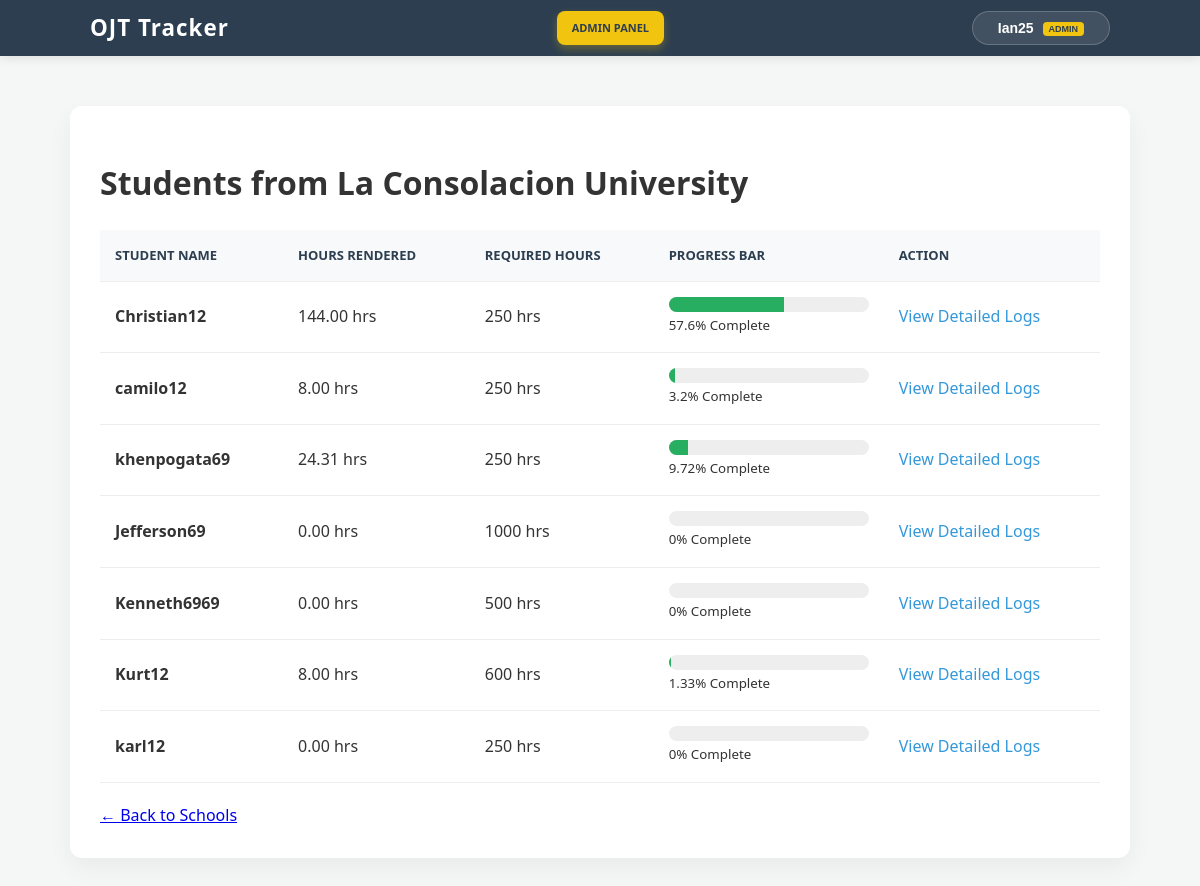
The app's page /OjtTracker/view_school_students.php?school=La Consolacion University (signed in) with its own data.
### tables this page shows
CREATE TABLE `users` (
  `id` int(11) NOT NULL,
  `username` varchar(50) NOT NULL,
  `full_name` varchar(255) DEFAULT NULL,
  `school` varchar(255) DEFAULT NULL,
  `password` varchar(255) NOT NULL,
  `total_required` int(11) DEFAULT 600,
  `security_question` varchar(255) DEFAULT NULL,
  `security_answer` varchar(255) DEFAULT NULL,
  `role` enum('user','admin') DEFAULT 'user'
);

### OjtTracker/view_school_students.php (the view, shortened to what this page needs)
<?php
include 'includes/database.php';
$school_name = isset($_GET['school']) ? mysqli_real_escape_string($conn, $_GET['school']) : '';
$query = "SELECT users.id, users.username, users.total_required,
          IFNULL(SUM(logs.hours_rendered), 0) as total_rendered
          FROM users
          LEFT JOIN logs ON users.id = logs.user_id
          WHERE users.school = '$school_name' AND users.role = 'user'
          GROUP BY users.id";
$result = mysqli_query($conn, $query);
?>
<!DOCTYPE html>
<html>
<head>
    <link rel="stylesheet" href="assets/css/style.css">
</head>
<body>
    <?php include 'includes/navbar.php'; ?>
    <div class="container">
        <h1>Students from <?php echo htmlspecialchars($school_name); ?></h1>
        <table>
            <thead>
                <tr>
                    <th>Student Name</th>
                    <th>Hours Rendered</th>
                    <th>Required Hours</th>
                    <th>Progress Bar</th>
                    <th>Action</th>
                </tr>
            </thead>
            <tbody>
                <?php while($row = mysqli_fetch_assoc($result)):
                    $percent = ($row['total_required'] > 0) ? ($row['total_rendered'] / $row['total_required']) * 100 : 0;
                    $percent = min(100, round($percent, 2));
                ?>
                <tr>
                    <td style="font-weight: bold;"><?php echo htmlspecialchars($row['username']); ?></td>
                    <td><?php echo number_format($row['total_rendered'], 2); ?> hrs</td>
                    <td><?php echo $row['total_required']; ?> hrs</td>
                    <td style="width: 200px;">
                        <div style="background: #eee; border-radius: 10px; overflow: hidden; height: 15px;">
                            <div style="width: <?php echo $percent; ?>%; background: #27ae60; height: 100%;"></div>
                        </div>
                        <small><?php echo $percent; ?>% Complete</small>
                    </td>
                    <td>
                        <a href="admin_daily_logs.php?user_id=<?php echo $row['id']; ?>" style="color: #3498db; text-decoration: none;">View Detailed Logs</a>
                    </td>
                </tr>
                <?php endwhile; ?>
            </tbody>
        </table>
        <div style="margin-top: 20px;">
            <a href="manage_schools.php">← Back to Schools</a>
        </div>
    </div>
</body>
</html>

### OjtTracker/assets/css/style.css (style rules this page uses)
body { font-family: 'Segoe UI', Tahoma, Geneva, Verdana, sans-serif; background: #f4f7f6; color: #333; line-height: 1.6; margin: 0; }
.container { width: 85%; max-width: 1000px; margin: 50px auto; background: white; padding: 30px; border-radius: 12px; box-shadow: 0 10px 25px rgba(0,0,0,0.05); }
table { width: 100%; border-collapse: collapse; margin-top: 20px; }
th, td { padding: 15px; text-align: left; border-bottom: 1px solid #eee; }
th { background-color: #f8f9fa; color: #2c3e50; font-size: 13px; text-transform: uppercase; }

### records on screen
users: username "Christian12", total_rendered "144.00", total_required "250", percent "57.6"
users: username "camilo12", total_rendered "8.00", total_required "250", percent "3.2"
users: username "khenpogata69", total_rendered "24.31", total_required "250", percent "9.72"
users: username "Jefferson69", total_rendered "0.00", total_required "1000", percent "0"
users: username "Kenneth6969", total_rendered "0.00", total_required "500", percent "0"
users: username "Kurt12", total_rendered "8.00", total_required "600", percent "1.33"
users: username "karl12", total_rendered "0.00", total_required "250", percent "0"

### other values on screen
$_SESSION['username'] "Ian25"
$school_name "La Consolacion University"
